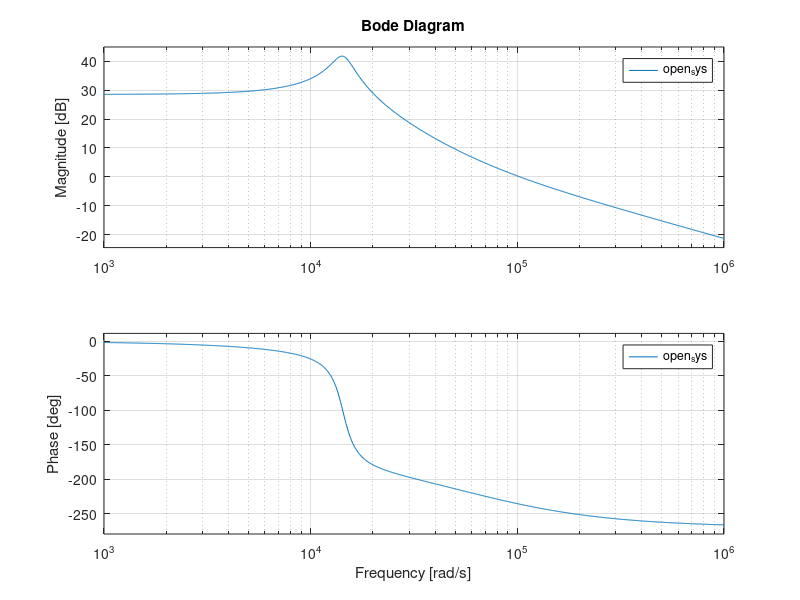

Source code (MATLAB):
clc; close all; clear;


%% boost converter

R = 4;
L = 35e-6;
C = 78e-6;
D = .25;
Vin = 15;
Il = Vin/((1-D)^2*R);
s = tf('s');
open_sys = (Vin - s*Il*L)/(s*s*L*C+s*L/R+(1-D)^2);
bode(open_sys)
%step(sys)